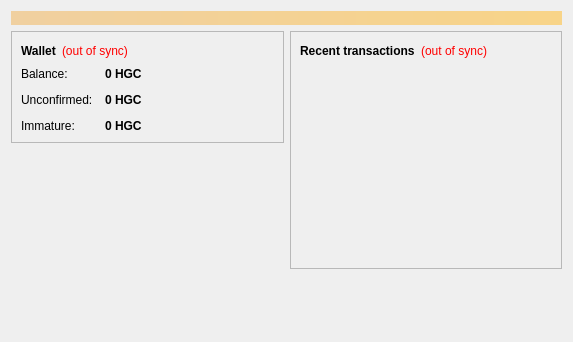
<?xml version="1.0" encoding="UTF-8"?>
<ui version="4.0">
 <class>OverviewPage</class>
 <widget class="QWidget" name="OverviewPage">
  <property name="geometry">
   <rect>
    <x>0</x>
    <y>0</y>
    <width>573</width>
    <height>342</height>
   </rect>
  </property>
  <property name="windowTitle">
   <string>Form</string>
  </property>
  <layout class="QVBoxLayout" name="topLayout">
   <item>
    <widget class="QLabel" name="labelAlerts">
     <property name="visible">
      <bool>false</bool>
     </property>
     <property name="styleSheet">
      <string notr="true">background-color: qlineargradient(x1: 0, y1: 0, x2: 1, y2: 0, stop:0 #F0D0A0, stop:1 #F8D488); color:#000000;</string>
     </property>
     <property name="wordWrap">
      <bool>true</bool>
     </property>
     <property name="margin">
      <number>3</number>
     </property>
    </widget>
   </item>
   <item>
    <layout class="QHBoxLayout" name="horizontalLayout" stretch="1,1">
     <item>
      <layout class="QVBoxLayout" name="verticalLayout_2">
       <item>
        <widget class="QFrame" name="frame">
         <property name="frameShape">
          <enum>QFrame::StyledPanel</enum>
         </property>
         <property name="frameShadow">
          <enum>QFrame::Raised</enum>
         </property>
         <layout class="QVBoxLayout" name="verticalLayout_4">
          <item>
           <layout class="QHBoxLayout" name="horizontalLayout_4">
            <item>
             <widget class="QLabel" name="label_5">
              <property name="font">
               <font>
                <weight>75</weight>
                <bold>true</bold>
               </font>
              </property>
              <property name="text">
               <string>Wallet</string>
              </property>
             </widget>
            </item>
            <item>
             <widget class="QLabel" name="labelWalletStatus">
              <property name="toolTip">
               <string>The displayed information may be out of date. Your wallet automatically synchronizes with the Hungercoin network after a connection is established, but this process has not completed yet.</string>
              </property>
              <property name="styleSheet">
               <string notr="true">QLabel { color: red; }</string>
              </property>
              <property name="text">
               <string notr="true">(out of sync)</string>
              </property>
              <property name="alignment">
               <set>Qt::AlignLeading|Qt::AlignLeft|Qt::AlignVCenter</set>
              </property>
             </widget>
            </item>
            <item>
             <spacer name="horizontalSpacer_2">
              <property name="orientation">
               <enum>Qt::Horizontal</enum>
              </property>
              <property name="sizeHint" stdset="0">
               <size>
                <width>40</width>
                <height>20</height>
               </size>
              </property>
             </spacer>
            </item>
           </layout>
          </item>
          <item>
           <layout class="QFormLayout" name="formLayout_2">
            <property name="fieldGrowthPolicy">
             <enum>QFormLayout::AllNonFixedFieldsGrow</enum>
            </property>
            <property name="horizontalSpacing">
             <number>12</number>
            </property>
            <property name="verticalSpacing">
             <number>12</number>
            </property>
            <item row="0" column="0">
             <widget class="QLabel" name="label">
              <property name="text">
               <string>Balance:</string>
              </property>
             </widget>
            </item>
            <item row="0" column="1">
             <widget class="QLabel" name="labelBalance">
              <property name="font">
               <font>
                <weight>75</weight>
                <bold>true</bold>
               </font>
              </property>
              <property name="cursor">
               <cursorShape>IBeamCursor</cursorShape>
              </property>
              <property name="toolTip">
               <string>Your current balance</string>
              </property>
              <property name="text">
               <string notr="true">0 HGC</string>
              </property>
              <property name="textInteractionFlags">
               <set>Qt::LinksAccessibleByMouse|Qt::TextSelectableByKeyboard|Qt::TextSelectableByMouse</set>
              </property>
             </widget>
            </item>
            <item row="1" column="0">
             <widget class="QLabel" name="label_3">
              <property name="text">
               <string>Unconfirmed:</string>
              </property>
             </widget>
            </item>
            <item row="1" column="1">
             <widget class="QLabel" name="labelUnconfirmed">
              <property name="font">
               <font>
                <weight>75</weight>
                <bold>true</bold>
               </font>
              </property>
              <property name="cursor">
               <cursorShape>IBeamCursor</cursorShape>
              </property>
              <property name="toolTip">
               <string>Total of transactions that have yet to be confirmed, and do not yet count toward the current balance</string>
              </property>
              <property name="text">
               <string notr="true">0 HGC</string>
              </property>
              <property name="textInteractionFlags">
               <set>Qt::LinksAccessibleByMouse|Qt::TextSelectableByKeyboard|Qt::TextSelectableByMouse</set>
              </property>
             </widget>
            </item>
            <item row="2" column="0">
             <widget class="QLabel" name="labelImmatureText">
              <property name="text">
               <string>Immature:</string>
              </property>
             </widget>
            </item>
            <item row="2" column="1">
             <widget class="QLabel" name="labelImmature">
              <property name="font">
               <font>
                <weight>75</weight>
                <bold>true</bold>
               </font>
              </property>
              <property name="toolTip">
               <string>Mined balance that has not yet matured</string>
              </property>
              <property name="text">
               <string notr="true">0 HGC</string>
              </property>
              <property name="textInteractionFlags">
               <set>Qt::LinksAccessibleByMouse|Qt::TextSelectableByKeyboard|Qt::TextSelectableByMouse</set>
              </property>
             </widget>
            </item>
           </layout>
          </item>
         </layout>
        </widget>
       </item>
       <item>
        <spacer name="verticalSpacer">
         <property name="orientation">
          <enum>Qt::Vertical</enum>
         </property>
         <property name="sizeHint" stdset="0">
          <size>
           <width>20</width>
           <height>40</height>
          </size>
         </property>
        </spacer>
       </item>
      </layout>
     </item>
     <item>
      <layout class="QVBoxLayout" name="verticalLayout_3">
       <item>
        <widget class="QFrame" name="frame_2">
         <property name="frameShape">
          <enum>QFrame::StyledPanel</enum>
         </property>
         <property name="frameShadow">
          <enum>QFrame::Raised</enum>
         </property>
         <layout class="QVBoxLayout" name="verticalLayout">
          <item>
           <layout class="QHBoxLayout" name="horizontalLayout_2">
            <item>
             <widget class="QLabel" name="label_4">
              <property name="text">
               <string>&lt;b&gt;Recent transactions&lt;/b&gt;</string>
              </property>
             </widget>
            </item>
            <item>
             <widget class="QLabel" name="labelTransactionsStatus">
              <property name="toolTip">
               <string>The displayed information may be out of date. Your wallet automatically synchronizes with the Hungercoin network after a connection is established, but this process has not completed yet.</string>
              </property>
              <property name="styleSheet">
               <string notr="true">QLabel { color: red; }</string>
              </property>
              <property name="text">
               <string notr="true">(out of sync)</string>
              </property>
              <property name="alignment">
               <set>Qt::AlignRight|Qt::AlignTrailing|Qt::AlignVCenter</set>
              </property>
             </widget>
            </item>
            <item>
             <spacer name="horizontalSpacer">
              <property name="orientation">
               <enum>Qt::Horizontal</enum>
              </property>
              <property name="sizeHint" stdset="0">
               <size>
                <width>40</width>
                <height>20</height>
               </size>
              </property>
             </spacer>
            </item>
           </layout>
          </item>
          <item>
           <widget class="QListView" name="listTransactions">
            <property name="styleSheet">
             <string notr="true">QListView { background: transparent; }</string>
            </property>
            <property name="frameShape">
             <enum>QFrame::NoFrame</enum>
            </property>
            <property name="verticalScrollBarPolicy">
             <enum>Qt::ScrollBarAlwaysOff</enum>
            </property>
            <property name="horizontalScrollBarPolicy">
             <enum>Qt::ScrollBarAlwaysOff</enum>
            </property>
            <property name="selectionMode">
             <enum>QAbstractItemView::NoSelection</enum>
            </property>
           </widget>
          </item>
         </layout>
        </widget>
       </item>
       <item>
        <spacer name="verticalSpacer_2">
         <property name="orientation">
          <enum>Qt::Vertical</enum>
         </property>
         <property name="sizeHint" stdset="0">
          <size>
           <width>20</width>
           <height>40</height>
          </size>
         </property>
        </spacer>
       </item>
      </layout>
     </item>
    </layout>
   </item>
  </layout>
 </widget>
 <resources/>
 <connections/>
</ui>
